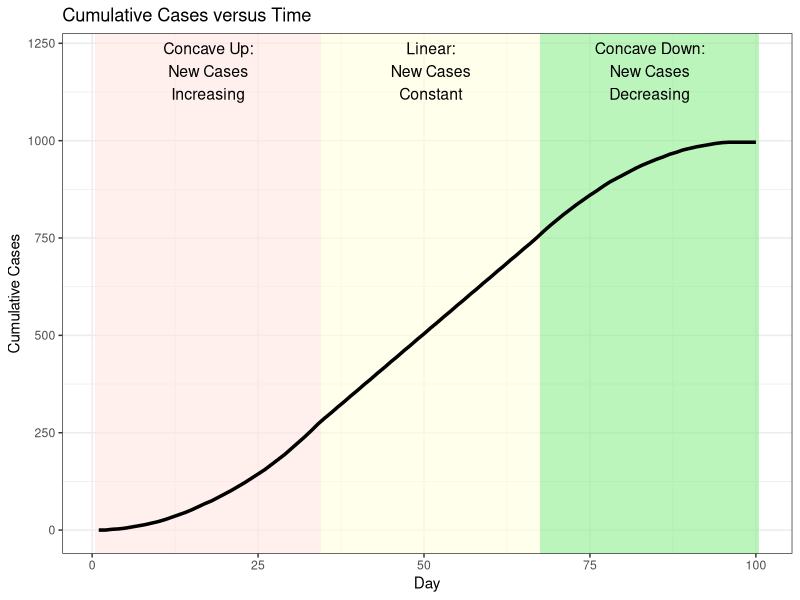
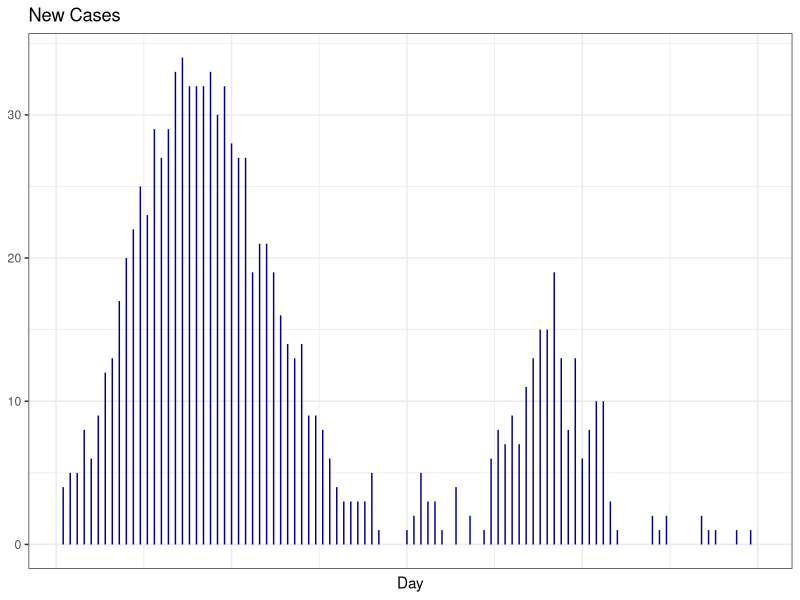
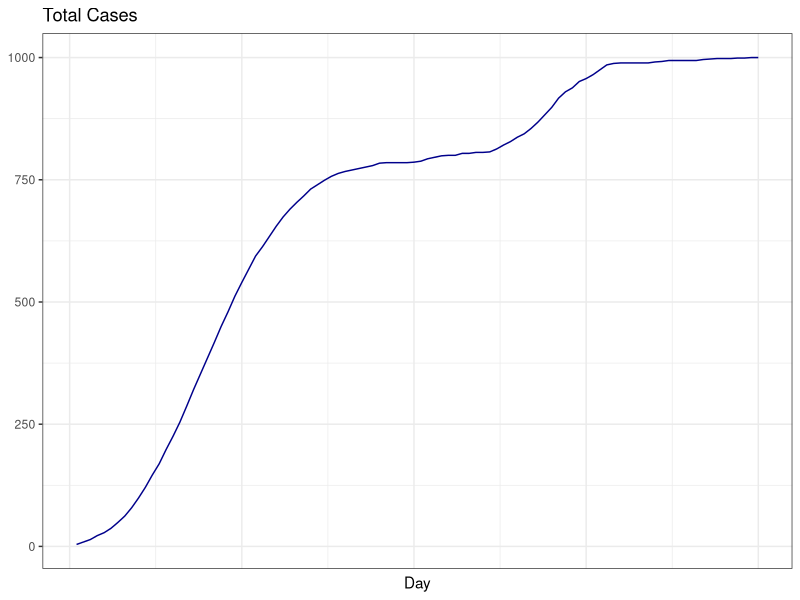
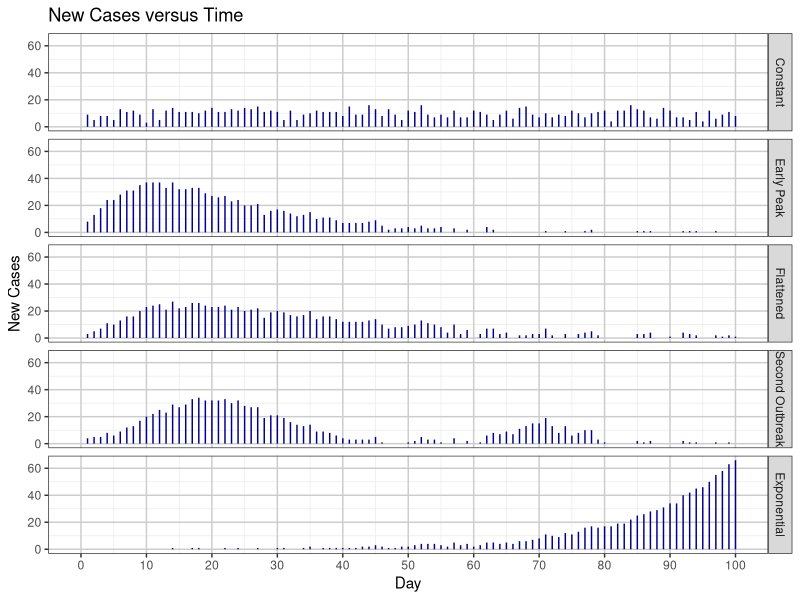
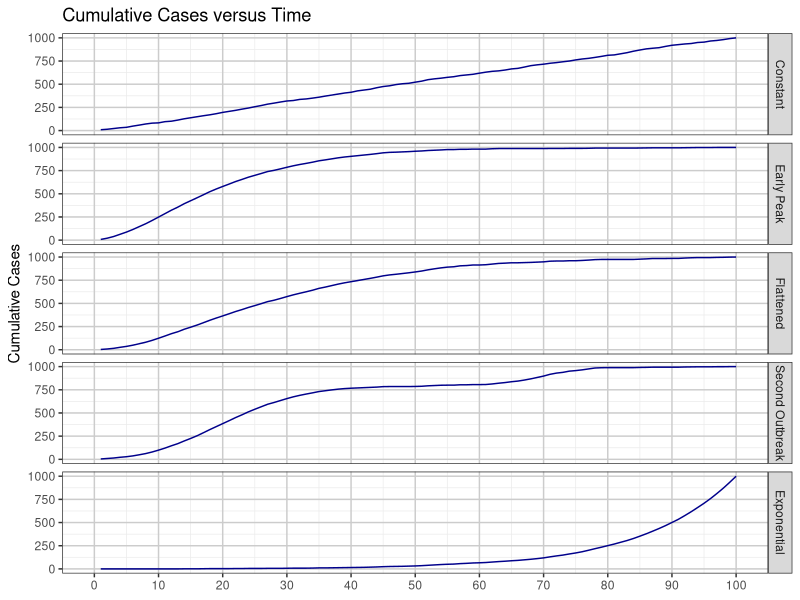
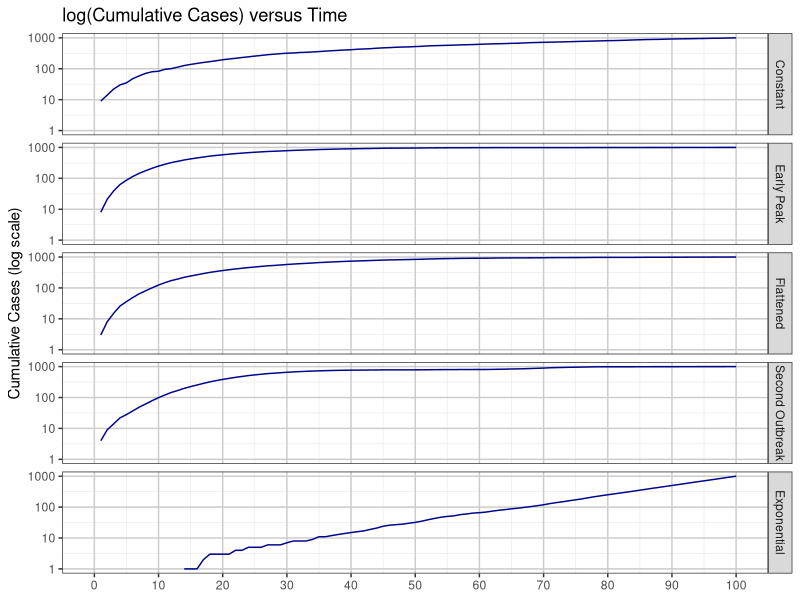
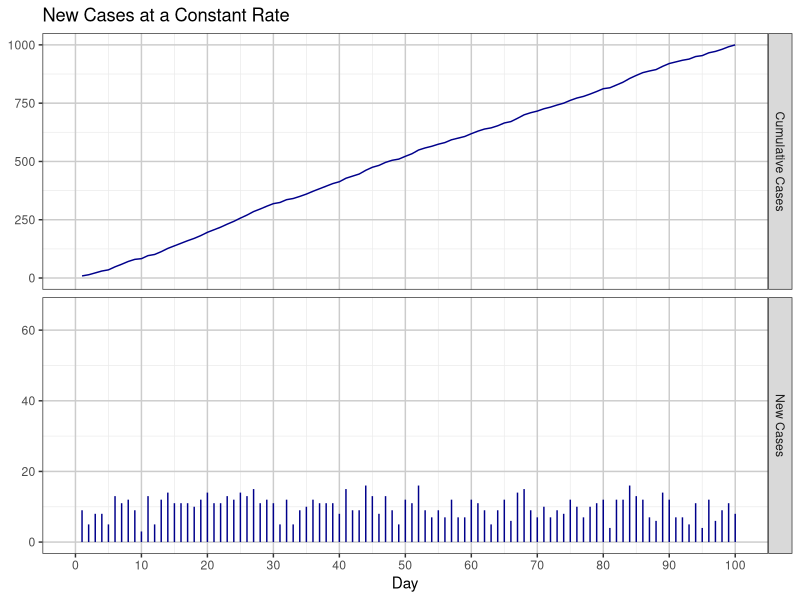
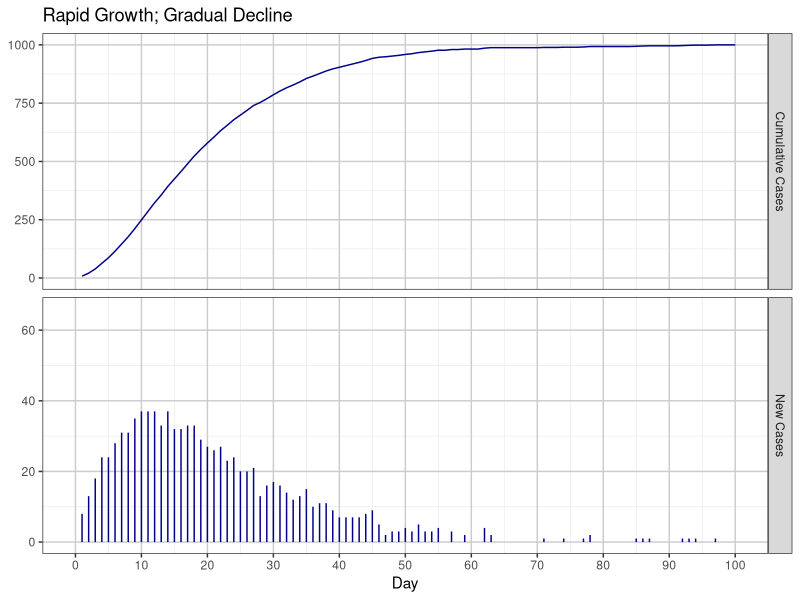

Recreate these plots in R, in order.
out <- Sys.getenv("OUT_DIR")
if (out == "") out <- getwd()
dir.create(out, showWarnings = FALSE, recursive = TRUE)

suppressPackageStartupMessages({
  library(ggplot2)
  library(dplyr)
})

rhu2 <- function(x, d=2) {
  # round half away from zero and format
  fmt <- paste0("%.", d, "f")
  # use sprintf (C rounding half away)
  sprintf(fmt, x)
}

## ---------- Demo data (SAS streaminit 123 + rand Normal) ----------
set.seed(123)
Day_v <- 1:100
Block_v <- character(100)
NewCases_v <- numeric(100)
Cumul_v <- numeric(100)
cum <- 0
for (d in 1:100) {
  if (d < 35) {
    Block_v[d] <- "Concave Up:/New Cases/Increasing  "
    nc <- d + rnorm(1)
  } else if (d < 68) {
    Block_v[d] <- "Linear:/New Cases/Constant        "
    nc <- 30 + (d %% 2)
  } else {
    Block_v[d] <- "Concave Down:/New Cases/Decreasing"
    nc <- 100 - d + rnorm(1)
  }
  nc <- floor(0.49 * nc)
  if (nc < 0) nc <- 0
  NewCases_v[d] <- nc
  cum <- cum + nc
  Cumul_v[d] <- cum
}
Demo <- data.frame(Day=Day_v, Block=Block_v, NewCases=NewCases_v, Cumul=Cumul_v, stringsAsFactors=FALSE)

## ---------- Datalines ----------
uni_txt <- "1 9 9
2 5 14
3 8 22
4 8 30
5 5 35
6 13 48
7 11 59
8 12 71
9 9 80
10 3 83
11 13 96
12 5 101
13 12 113
14 14 127
15 11 138
16 11 149
17 11 160
18 10 170
19 12 182
20 14 196
21 11 207
22 11 218
23 13 231
24 12 243
25 14 257
26 13 270
27 15 285
28 11 296
29 12 308
30 11 319
31 5 324
32 12 336
33 5 341
34 9 350
35 10 360
36 12 372
37 11 383
38 11 394
39 11 405
40 8 413
41 15 428
42 9 437
43 9 446
44 16 462
45 13 475
46 8 483
47 13 496
48 9 505
49 5 510
50 12 522
51 11 533
52 16 549
53 9 558
54 7 565
55 9 574
56 7 581
57 12 593
58 7 600
59 7 607
60 12 619
61 11 630
62 9 639
63 5 644
64 9 653
65 12 665
66 6 671
67 14 685
68 15 700
69 9 709
70 7 716
71 10 726
72 7 733
73 9 742
74 8 750
75 12 762
76 10 772
77 7 779
78 10 789
79 11 800
80 12 812
81 4 816
82 12 828
83 12 840
84 16 856
85 13 869
86 12 881
87 7 888
88 6 894
89 14 908
90 12 920
91 7 927
92 7 934
93 5 939
94 11 950
95 4 954
96 12 966
97 6 972
98 9 981
99 11 992
100 8 1000"

peak_txt <- "1 8 8
2 13 21
3 18 39
4 24 63
5 24 87
6 28 115
7 31 146
8 31 177
9 35 212
10 37 249
11 37 286
12 37 323
13 33 356
14 37 393
15 32 425
16 32 457
17 33 490
18 33 523
19 29 552
20 27 579
21 26 605
22 27 632
23 23 655
24 24 679
25 20 699
26 20 719
27 21 740
28 13 753
29 16 769
30 17 786
31 16 802
32 14 816
33 12 828
34 13 841
35 15 856
36 10 866
37 11 877
38 11 888
39 9 897
40 7 904
41 7 911
42 7 918
43 7 925
44 8 933
45 9 942
46 5 947
47 2 949
48 3 952
49 3 955
50 4 959
51 3 962
52 5 967
53 3 970
54 3 973
55 4 977
56 0 977
57 3 980
58 0 980
59 2 982
60 0 982
61 0 982
62 4 986
63 2 988
64 0 988
65 0 988
66 0 988
67 0 988
68 0 988
69 0 988
70 0 988
71 1 989
72 0 989
73 0 989
74 1 990
75 0 990
76 0 990
77 1 991
78 2 993
79 0 993
80 0 993
81 0 993
82 0 993
83 0 993
84 0 993
85 1 994
86 1 995
87 1 996
88 0 996
89 0 996
90 0 996
91 0 996
92 1 997
93 1 998
94 1 999
95 0 999
96 0 999
97 1 1000
98 0 1000
99 0 1000
100 0 1000"

flatten_txt <- "1 3 3
2 5 8
3 7 15
4 11 26
5 10 36
6 13 49
7 16 65
8 16 81
9 20 101
10 23 124
11 24 148
12 25 173
13 21 194
14 27 221
15 22 243
16 23 266
17 26 292
18 26 318
19 24 342
20 23 365
21 23 388
22 24 412
23 21 433
24 23 456
25 20 476
26 21 497
27 22 519
28 15 534
29 19 553
30 20 573
31 19 592
32 17 609
33 16 625
34 17 642
35 20 662
36 14 676
37 16 692
38 16 708
39 14 722
40 12 734
41 12 746
42 12 758
43 12 770
44 13 783
45 14 797
46 10 807
47 7 814
48 8 822
49 8 830
50 9 839
51 10 849
52 13 862
53 11 873
54 10 883
55 8 891
56 4 895
57 10 905
58 3 908
59 6 914
60 0 914
61 3 917
62 7 924
63 7 931
64 3 934
65 4 938
66 0 938
67 2 940
68 2 942
69 3 945
70 3 948
71 7 955
72 2 957
73 0 957
74 3 960
75 0 960
76 3 963
77 4 967
78 5 972
79 2 974
80 0 974
81 0 974
82 0 974
83 0 974
84 0 974
85 3 977
86 3 980
87 4 984
88 0 984
89 0 984
90 1 985
91 0 985
92 4 989
93 3 992
94 2 994
95 0 994
96 0 994
97 2 996
98 1 997
99 2 999
100 1 1000"

outbreak2_txt <- "1 4 4
2 5 9
3 5 14
4 8 22
5 6 28
6 9 37
7 12 49
8 13 62
9 17 79
10 20 99
11 22 121
12 25 146
13 23 169
14 29 198
15 27 225
16 29 254
17 33 287
18 34 321
19 32 353
20 32 385
21 32 417
22 33 450
23 30 480
24 32 512
25 28 540
26 27 567
27 27 594
28 19 613
29 21 634
30 21 655
31 19 674
32 16 690
33 14 704
34 13 717
35 14 731
36 9 740
37 9 749
38 8 757
39 6 763
40 4 767
41 3 770
42 3 773
43 3 776
44 3 779
45 5 784
46 1 785
47 0 785
48 0 785
49 0 785
50 1 786
51 2 788
52 5 793
53 3 796
54 3 799
55 1 800
56 0 800
57 4 804
58 0 804
59 2 806
60 0 806
61 1 807
62 6 813
63 8 821
64 7 828
65 9 837
66 7 844
67 11 855
68 13 868
69 15 883
70 15 898
71 19 917
72 13 930
73 8 938
74 13 951
75 6 957
76 8 965
77 10 975
78 10 985
79 3 988
80 1 989
81 0 989
82 0 989
83 0 989
84 0 989
85 2 991
86 1 992
87 2 994
88 0 994
89 0 994
90 0 994
91 0 994
92 2 996
93 1 997
94 1 998
95 0 998
96 0 998
97 1 999
98 0 999
99 1 1000
100 0 1000"

exp_txt <- "1 0 0
2 0 0
3 0 0
4 0 0
5 0 0
6 0 0
7 0 0
8 0 0
9 0 0
10 0 0
11 0 0
12 0 0
13 0 0
14 1 1
15 0 1
16 0 1
17 1 2
18 1 3
19 0 3
20 0 3
21 0 3
22 1 4
23 0 4
24 1 5
25 0 5
26 0 5
27 1 6
28 0 6
29 0 6
30 1 7
31 1 8
32 0 8
33 0 8
34 1 9
35 2 11
36 0 11
37 1 12
38 1 13
39 1 14
40 1 15
41 1 16
42 1 17
43 2 19
44 2 21
45 3 24
46 2 26
47 1 27
48 1 28
49 2 30
50 2 32
51 3 35
52 4 39
53 4 43
54 4 47
55 3 50
56 2 52
57 5 57
58 3 60
59 4 64
60 2 66
61 3 69
62 5 74
63 5 79
64 4 83
65 5 88
66 4 92
67 6 98
68 6 104
69 7 111
70 8 119
71 11 130
72 10 140
73 9 149
74 12 161
75 11 172
76 13 185
77 16 201
78 17 218
79 16 234
80 17 251
81 17 268
82 19 287
83 19 306
84 22 328
85 25 353
86 26 379
87 28 407
88 29 436
89 31 467
90 34 501
91 34 535
92 40 575
93 42 617
94 45 662
95 46 708
96 50 758
97 55 813
98 58 871
99 63 934
100 66 1000"

read_tri <- function(txt, type) {
  df <- read.table(text=txt, col.names=c("Day","NewCases","Cumul"))
  df$Type <- type
  df[, c("Type","Day","NewCases","Cumul")]
}
Uni <- read_tri(uni_txt, "Constant")
Peak <- read_tri(peak_txt, "Early Peak")
Flatten <- read_tri(flatten_txt, "Flattened")
Outbreak2 <- read_tri(outbreak2_txt, "Second Outbreak")
Exp <- read_tri(exp_txt, "Exponential")

Infection <- rbind(Uni, Peak, Flatten, Outbreak2, Exp)
type_order <- c("Constant","Early Peak","Flattened","Second Outbreak","Exponential")
Infection$Type <- factor(Infection$Type, levels=type_order)

## ---------- PROC MEANS: Mean StdDev Min Max Sum (+N) by Type order=data ----------
means_list <- lapply(type_order, function(t) {
  v <- Infection$NewCases[Infection$Type==t]
  data.frame(Type=t, N=length(v), Mean=mean(v),
             StdDev=ifelse(length(v)>1, sd(v), NA_real_),
             Min=min(v), Max=max(v), Sum=sum(v), stringsAsFactors=FALSE)
})
means_df <- do.call(rbind, means_list)

# CSV of table body (numeric unrounded)
write.csv(means_df, file.path(out, "P099.csv"), row.names=FALSE, na="")

# Text rendering P099.lst / P099.txt (30 numbers)
# SAS MAXDEC=2 formatting
hdr <- sprintf("%-15s %5s %10s %10s %10s %10s %10s", "Type", "N", "Mean", "StdDev", "Min", "Max", "Sum")
lines <- c(
  "Total Cases",
  "The MEANS Procedure",
  "",
  "Analysis Variable : NewCases  New Cases",
  "",
  hdr
)
for (i in seq_len(nrow(means_df))) {
  r <- means_df[i,]
  lines <- c(lines, sprintf("%-15s %5d %10s %10s %10s %10s %10s",
    r$Type, r$N, rhu2(r$Mean,2), rhu2(r$StdDev,2), rhu2(r$Min,2), rhu2(r$Max,2), rhu2(r$Sum,2)))
}
lines <- c(lines, "",
  "N = 100 for each Type; Mean StdDev Min Max Sum as in PROC MEANS with CLASS Type / ORDER=DATA")
writeLines(lines, file.path(out, "P099.lst"))
writeLines(lines, file.path(out, "P099.txt"))

## ---------- Figures ----------
# sgplot.png : Demo cumulative with blocks, title Cumulative Cases versus Time
maxC <- max(Demo$Cumul)
ymax <- maxC * 1.22
p_demo <- ggplot(Demo, aes(x=Day, y=Cumul)) +
  annotate("rect", xmin=0.5, xmax=34.5, ymin=-Inf, ymax=Inf, fill="mistyrose", alpha=0.6) +
  annotate("rect", xmin=34.5, xmax=67.5, ymin=-Inf, ymax=Inf, fill="lightyellow", alpha=0.6) +
  annotate("rect", xmin=67.5, xmax=100.5, ymin=-Inf, ymax=Inf, fill="lightgreen", alpha=0.6) +
  geom_line(linewidth=1.2, color="black") +
  annotate("text", x=17.5, y=ymax*0.97, label="Concave Up:\nNew Cases\nIncreasing", size=4) +
  annotate("text", x=51, y=ymax*0.97, label="Linear:\nNew Cases\nConstant", size=4) +
  annotate("text", x=84, y=ymax*0.97, label="Concave Down:\nNew Cases\nDecreasing", size=4) +
  labs(title="Cumulative Cases versus Time", x="Day", y="Cumulative Cases") +
  coord_cartesian(ylim=c(0, ymax)) +
  theme_bw()
ggsave(file.path(out, "sgplot.png"), p_demo, width=8, height=6, dpi=100)
write.csv(Demo[, c("Day","Block","NewCases","Cumul")], file.path(out, "sgplot.csv"), row.names=FALSE, na="")

# sgplot1.png : New Cases needle for Outbreak2 (300x200)
p_needle_small <- ggplot(Outbreak2, aes(x=Day, y=NewCases)) +
  geom_segment(aes(xend=Day, yend=0), color="darkblue") +
  labs(title="New Cases", x="Day", y=NULL) +
  scale_x_continuous(limits=c(1,100)) +
  theme_bw() +
  theme(axis.text.x=element_blank(), axis.ticks.x=element_blank())
ggsave(file.path(out, "sgplot1.png"), p_needle_small, width=3, height=2, dpi=100)
write.csv(Outbreak2[, c("Day","NewCases")], file.path(out, "sgplot1.csv"), row.names=FALSE, na="")

# sgplot2.png : Total Cases series for Outbreak2
p_series_small <- ggplot(Outbreak2, aes(x=Day, y=Cumul)) +
  geom_line(color="darkblue") +
  labs(title="Total Cases", x="Day", y=NULL) +
  scale_x_continuous(limits=c(1,100)) +
  theme_bw() +
  theme(axis.text.x=element_blank(), axis.ticks.x=element_blank())
ggsave(file.path(out, "sgplot2.png"), p_series_small, width=3, height=2, dpi=100)
write.csv(Outbreak2[, c("Day","Cumul")], file.path(out, "sgplot2.csv"), row.names=FALSE, na="")

# sgpanel.png : New Cases versus Time panelby Type needle
p_panel_new <- ggplot(Infection, aes(x=Day, y=NewCases)) +
  geom_segment(aes(xend=Day, yend=0), color="darkblue") +
  facet_grid(Type ~ ., scales="fixed") +
  labs(title="New Cases versus Time", x="Day", y="New Cases") +
  scale_x_continuous(limits=c(0,100), breaks=seq(0,100,10)) +
  theme_bw() + theme(panel.grid.major=element_line(color="grey80"))
ggsave(file.path(out, "sgpanel.png"), p_panel_new, width=5, height=6, dpi=100)
write.csv(Infection[, c("Type","Day","NewCases")], file.path(out, "sgpanel.csv"), row.names=FALSE, na="")

# sgpanel1.png : Cumulative Cases versus Time
p_panel_cum <- ggplot(Infection, aes(x=Day, y=Cumul)) +
  geom_line(color="darkblue") +
  facet_grid(Type ~ ., scales="fixed") +
  labs(title="Cumulative Cases versus Time", x=NULL, y="Cumulative Cases") +
  scale_y_continuous(limits=c(0, NA)) +
  scale_x_continuous(limits=c(0,100), breaks=seq(0,100,10)) +
  theme_bw() + theme(panel.grid.major=element_line(color="grey80"))
ggsave(file.path(out, "sgpanel1.png"), p_panel_cum, width=5, height=6, dpi=100)
write.csv(Infection[, c("Type","Day","Cumul")], file.path(out, "sgpanel1.csv"), row.names=FALSE, na="")

# sgpanel2.png : log(Cumulative) versus Time where cumul>0
InfPos <- Infection[Infection$Cumul > 0, ]
p_panel_log <- ggplot(InfPos, aes(x=Day, y=Cumul)) +
  geom_line(color="darkblue") +
  facet_grid(Type ~ ., scales="fixed") +
  labs(title="log(Cumulative Cases) versus Time", x=NULL, y="Cumulative Cases (log scale)") +
  scale_y_log10() +
  scale_x_continuous(limits=c(0,100), breaks=seq(0,100,10)) +
  theme_bw() + theme(panel.grid.major=element_line(color="grey80"))
ggsave(file.path(out, "sgpanel2.png"), p_panel_log, width=5, height=6, dpi=100)
write.csv(InfPos[, c("Type","Day","Cumul")], file.path(out, "sgpanel2.csv"), row.names=FALSE, na="")

# sgrender figures: Epidemic template (2 rows: cumulative series + needle)
make_epidemic <- function(df, ttl) {
  cum_df <- data.frame(Day=df$Day, y=df$Cumul, Panel="Cumulative Cases")
  new_df <- data.frame(Day=df$Day, y=df$NewCases, Panel="New Cases")
  # force New Cases viewmax 66
  blank_df <- data.frame(Day=c(0,100), y=c(0,66), Panel="New Cases")
  cum_blank <- data.frame(Day=c(0), y=c(0), Panel="Cumulative Cases")
  p <- ggplot() +
    geom_line(data=cum_df, aes(x=Day, y=y), color="darkblue") +
    geom_segment(data=new_df, aes(x=Day, y=y, xend=Day, yend=0), color="darkblue") +
    geom_blank(data=blank_df, aes(x=Day, y=y)) +
    geom_blank(data=cum_blank, aes(x=Day, y=y)) +
    facet_grid(Panel ~ ., scales="free_y") +
    labs(title=ttl, x="Day", y=NULL) +
    scale_x_continuous(limits=c(0,100), breaks=seq(0,100,10)) +
    theme_bw() + theme(panel.grid.major=element_line(color="grey80"))
  p
}
render_specs <- list(
  list(df=Uni, title="New Cases at a Constant Rate", file="sgrender.png", csv="sgrender.csv"),
  list(df=Peak, title="Rapid Growth; Gradual Decline", file="sgrender1.png", csv="sgrender1.csv"),
  list(df=Flatten, title="Gradual Growth; Gradual Decline", file="sgrender2.png", csv="sgrender2.csv"),
  list(df=Outbreak2, title="Secondary Outbreak", file="sgrender3.png", csv="sgrender3.csv"),
  list(df=Exp, title="Exponential Growth in New Cases", file="sgrender4.png", csv="sgrender4.csv")
)
for (sp in render_specs) {
  pp <- make_epidemic(sp$df, sp$title)
  ggsave(file.path(out, sp$file), pp, width=5, height=3.6, dpi=100)
  write.csv(sp$df[, c("Day","NewCases","Cumul")], file.path(out, sp$csv), row.names=FALSE, na="")
}
